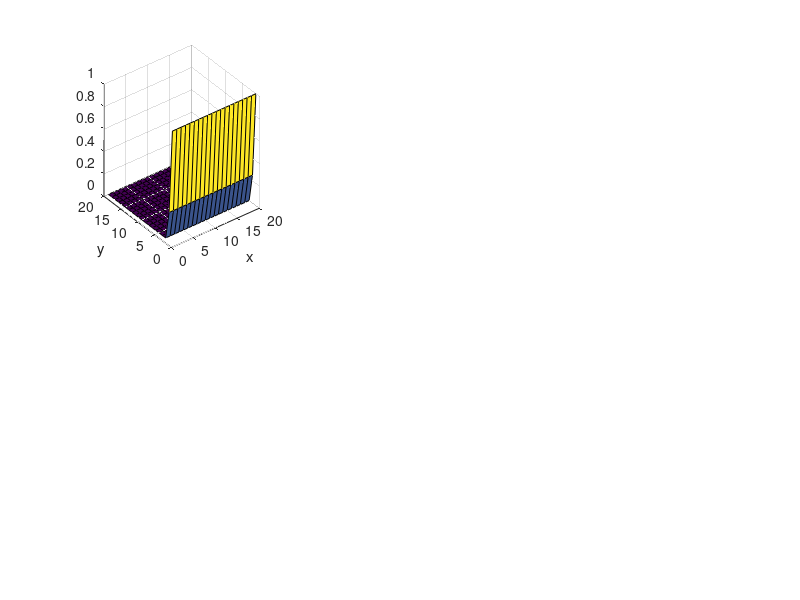

This chart was generated by the following MATLAB code: (Note: this script raises an error after producing the figure.)
clear
clc

% Variables
nx = 20; %number of rows
ny = 20; %number of columns
V = zeros(nx, ny); %Voltage array of size nx rows by ny columns
V2 = zeros(nx, ny); %Voltage array of size nx rows by ny columns

iterations = 10000; %number of specified iterations

% Calculations
% boundary conditions for V
for z = 1:ny
    V(1, z) = 1; %left BC
    V(nx, z) = 0; %right BC
end
% boundary conditions for V2
for z = 1:ny
    V2(1, z) = 1; %left BC
    V2(nx, z) = 1; %right BC
end
for z = 1:nx
    V2(z, 1) = 0; %up BC
    V2(z, ny) = 0; %down BC
end

figure(1)
clf

for k = 1:iterations
    V(2:nx-1, 2:ny-1) = (V(1:nx-2, 2:ny-1) + V(3:nx, 2:ny-1) + V(2:nx-1, 1:ny-2) + V(2:nx-1, 3:ny))/4;
    V(1:nx, ny) = V(1:nx, ny-1);
    V(1:nx, 1) = V(1:nx, 2);
    slope1 = (V(1, 1) - V(2, 1));
    slope2 = (V(nx-1,1) - V(nx,1));
    if (abs(slope1-slope2)) < 5e-3
         break;
    end 
        
    % center matrix   =   shifted left    +  shifted right  +   shifted up      + shifted down 
    subplot(2, 3, 1);
    surf(V);
    xlabel('x'); ylabel('y');
    frame_h = get(handle(gcf),'JavaFrame');
    set(frame_h, 'Maximize',1);
    title('Voltage Spreading in a Nodal Matrix (L&R BCs)');
    view(135, 45);
    pause(0.1);
    
    V2(2:nx-1, 2:ny-1) = (V2(1:nx-2, 2:ny-1) + V2(3:nx, 2:ny-1) + V2(2:nx-1, 1:ny-2) + V2(2:nx-1, 3:ny))/4;
    % center matrix   =   shifted left    +  shifted right  +   shifted up      + shifted down 
    subplot(2, 3, 4);
    surf(V2);
    title('Voltage Spreading in a Nodal Matrix (L&R, U&D BCs)');
    view(90, 67.5);
    
    [Ex, Ey] = gradient(V);
    Ex = -Ex; Ey = -Ey;
    subplot(2, 3, 2);
    quiver(Ex, Ey);
    
    [Ex2, Ey2] = gradient(V2);
    Ex2 = -Ex2; Ey2 = -Ey2;
    subplot(2, 3, 5);
    quiver(Ex2, Ey2);
    
    subplot(2, 3, 3);
    F = imboxfilt(V, 3);
    surf(F);
    subplot(2, 3, 6);
    F2 = imboxfilt(V2, 3);
    surf(F2);
end

